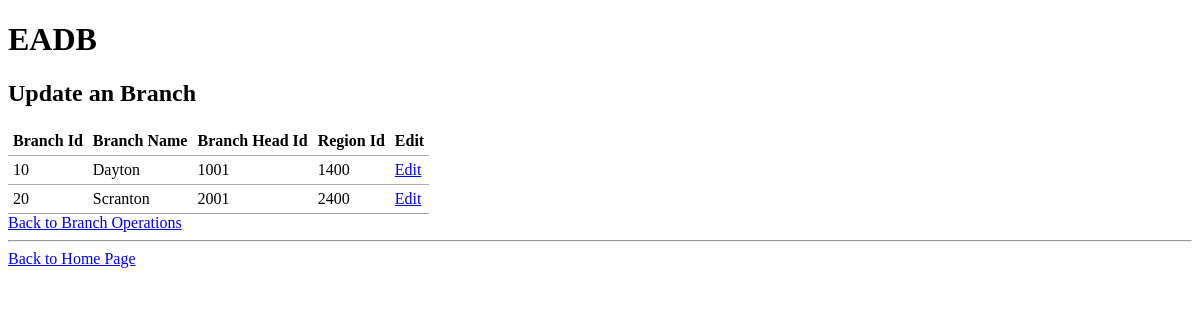
/updateBranch.php, run on the app's committed database.
### tables this page shows
CREATE TABLE IF NOT EXISTS `branch`(
`branch_id` INT NOT NULL,
`branch_name` VARCHAR(20) NOT NULL,
`branch_head_id` INT(11)NOT NULL,
`region_id` INT  NOT NULL,
PRIMARY KEY (`branch_id`));

### common.php (called while the page is built)
<?php
function escape($html) {
  return htmlspecialchars($html, ENT_QUOTES | ENT_SUBSTITUTE, "UTF-8");
}
 ?>

### updateBranch.php (the view)
<?php
  try{
    require "config.php";
    require "common.php";
    $connection = new PDO($dsn, $username, $password, $options);
    $sql = "SELECT * FROM branch";
    $statement = $connection->prepare($sql);
    $statement->execute();
    $result = $statement->fetchAll();
  }catch(PDOException $error){
    echo $sql . "<br>" . $error->getMessage();
  }
 ?>
 <?php include "templates/header.php"; ?>
 <h2>Update an Branch</h2>
 <table>
  <thead>
    <tr>
      <th>Branch Id</th>
      <th>Branch Name</th>
      <th>Branch Head Id</th>
      <th>Region Id</th>
      <th>Edit</th>
    </tr>
  </thead>
  <tbody>
  <?php
       foreach($result as $row) : ?>
         <tr>
           <td><?php echo escape($row["branch_id"]); ?></td>
           <td><?php echo escape($row["branch_name"]); ?></td>
           <td><?php echo escape($row["branch_head_id"]); ?></td>
           <td><?php echo escape($row["region_id"]); ?></td>
           <td><a href="update-singleBranch.php?branch_id=<?php echo escape($row["branch_id"]); ?>">Edit</a></td>
         </tr>
       <?php endforeach; ?>
  </tbody>
</table>
<a href="branchOperations.php">Back to Branch Operations</a>
<hr>
<a href="index.php">Back to Home Page</a>
<?php require "templates/footer.php"; ?>

### css/style.css (style rules this page uses)
table { border-collapse: collapse;; border-spacing: 0; }
td, th { padding: 5px; border-bottom: 1px solid #aaa; }

### data on the page
branch: branch_id "10", branch_name "Dayton", branch_head "1001", region "1400"
branch: branch_id "20", branch_name "Scranton", branch_head "2001", region "2400"
